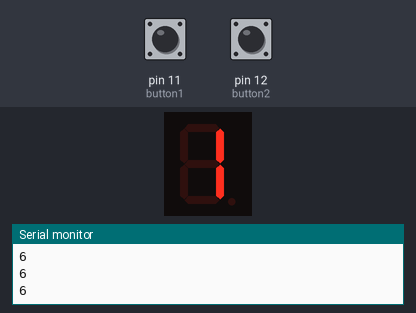
Bench run of a sketch on a simulated Arduino Uno, built with avr-gcc and run on an emulated ATmega328P. Parts: 1-digit seven-segment display, the last lines printed to the serial monitor. Wiring (inferred from the names in the program): 1-digit 7-segment display, segments lit when LOW: segments pin 3, pin 4, pin 5, pin 6, pin 7, pin 8, pin 9. The test bench sets the inputs (shaded band); at power-on: pin 12 (button2) HIGH, pin 11 (button1) HIGH. Random numbers use the default seed unless the sketch sets one; the segment pins are drawn as the display they are named for.

Above: at 1.2 s.
1.3 s: pin 12 (button2) pulled LOW for 3.2 s
At 2.6 s:
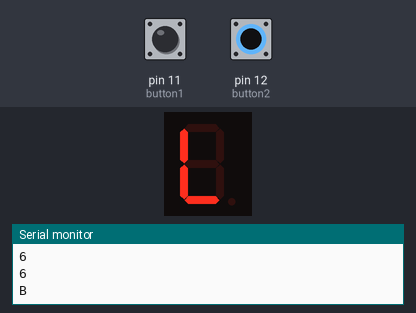
7.0 s: pin 11 (button1) pulled LOW for 1 s
At 9.0 s:
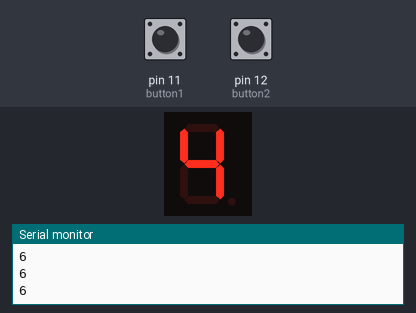
9.5 s: pin 11 (button1) pulled LOW for 0.15 s
At 10.3 s:
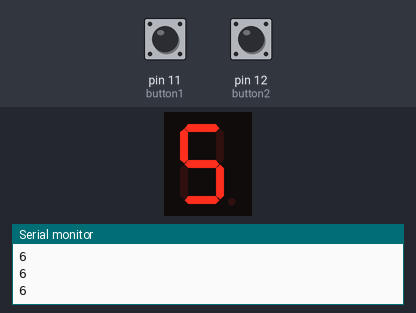
11.1 s: pin 12 (button2) pulled LOW for 0.15 s
At 11.6 s:
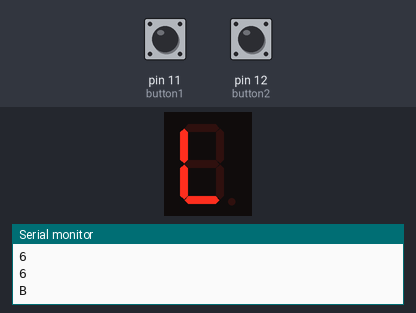
14.2 s: pin 12 (button2) pulled LOW for 1 s
17.8 s: pin 11 (button1) driven LOW and pin 12 (button2) driven LOW
At 19.2 s:
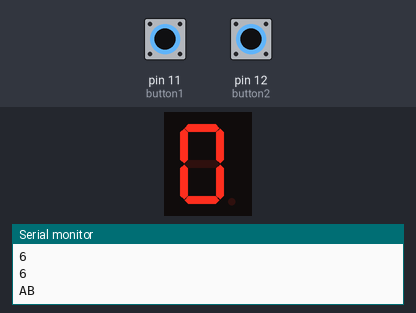
Timing chart, 0 to 20.8 s (numbered marks = the images above; inputs shaded):
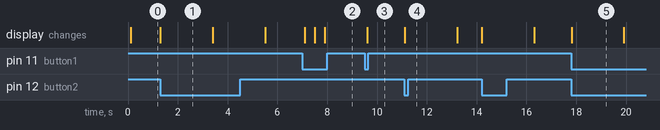

The sketch:

7_segment.ino
```cpp
#define button1 11
#define button2 12
int number;
int randNumber = 0;
const byte numPins = 8;
int select = 0;

int bitPattern[9] = {
  B1111001,//1
  B0100100,//2
  B0110000,//3
  B0011001,//4
  B0010010,//5
  B0000010,//6
  B1111000,//7
  B0000000,//8
  B0010000 //9
};

int check[3]{
  B1000000,//0
  B1000010,//G
  B1000111//L
};
int lastsw1 = 0;
int lastsw2 = 0;
//              1  2  3  4  5  6  7  8
//              A  B  C  D  E  F  G  dp
const int segmentPins[7] = {3, 4, 5, 6,7,8,9};
int count = 0;

void switchA(){
  if (digitalRead(button1) == LOW) {
    Serial.print('A');
      if ((millis() - lastsw1) >= 400) { //จับเวลา
        select++;
        if (select > 8) {
          select = 0;
        }
        lastsw1 = millis();//เก็บเวลาล่าสุด
      }
    }
}

void switchB(){
  int isBitSet;
  if (digitalRead(button2) == LOW) {
        Serial.print('B');
      if ((millis() - lastsw2) >= 400) { //จับเวลา
        //random thingggggggggggggggggggggggggg
        lastsw2 = millis();//เก็บเวลาล่าสุด
        if(randNumber == select+1){
            for (int segment = 0; segment < 7; segment++) {
                isBitSet = bitRead(check[0], segment);
                digitalWrite(segmentPins[segment], isBitSet);
              }
              delay (2000);
              randNumber=random(1,10);
              select = 0;
        }
        else if (randNumber < select+1){
            for (int segment = 0; segment < 7; segment++) {
                isBitSet = bitRead(check[1], segment);
                digitalWrite(segmentPins[segment], isBitSet);
              }
              delay (2000);
        }
        else if (randNumber > select+1){
            for (int segment = 0; segment < 7; segment++) {
                isBitSet = bitRead(check[2], segment);
                digitalWrite(segmentPins[segment], isBitSet);
              }
              delay (2000);
        }
      }
    }
}

void setup()
{
  randomSeed(analogRead(A0));
  randNumber = random(1,10);
  pinMode(button1, INPUT);//pinMode(12,INPUT)
  pinMode(button2, INPUT);//pinMode(13,INPUT)
  Serial.begin(9600);
  for (int i = 0; i < numPins; i++) {
    pinMode(segmentPins[i], OUTPUT);
  }
}

void loop()
{

  switchA();
  switchB();
  delay(100);
  int isBitSet;
  for (int segment = 0; segment < 7; segment++) {
    isBitSet = bitRead(bitPattern[select], segment);
    digitalWrite(segmentPins[segment], isBitSet);
  }
    Serial.println(randNumber);
}
```

Measured:
- after the input at 1.3 s, the display: changes at once (image 1)
- after the input at 7.0 s, the display: first changes after 0.11 s (image 2 shows a later state)
- after the input at 9.5 s, the display: changes after 0.11 s (image 3)
- after the input at 11.1 s, the display: changes at once (image 4)
- after the input at 17.8 s, the display: changes at once (image 5)
- what the display in image 1 shows lasts 2.1 s, from 1.3 s to 3.4 s
